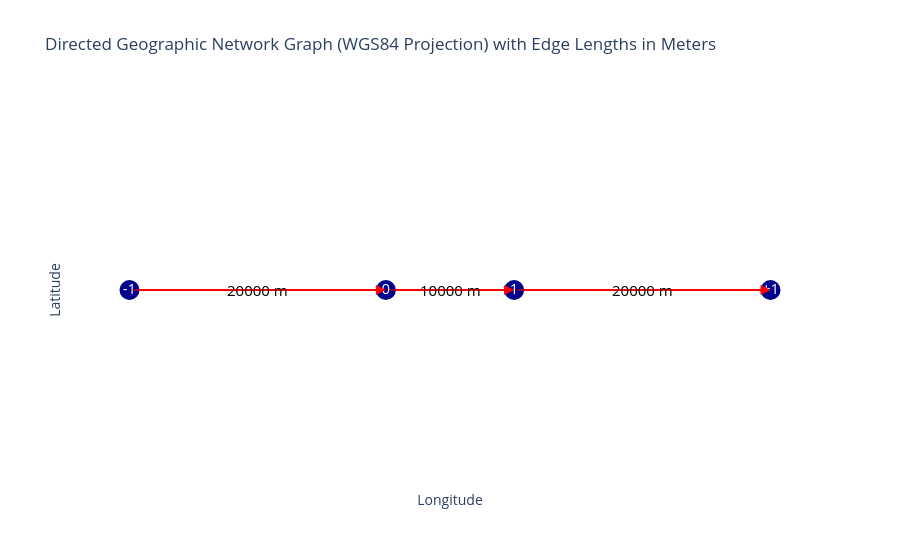

The code cell stored with this chart in its notebook:
### Markdown cell above
#### 1. Create graph

### Code cell
# create a graph
graph = Graph()

graph.add_node(name = '-1', geometry = Point(-25000,0), epsg = 4087)
graph.add_node(name = '0', geometry = Point(-5000,0), epsg = 4087)
graph.add_node(name = '1', geometry = Point(5000,0), epsg = 4087)
graph.add_node(name = '+1', geometry = Point(25000,0), epsg = 4087)

graph.add_edge(('-1','0'))
graph.add_edge(('0','1'))
graph.add_edge(('1','+1'))

graph.plot()

### Figure 1 — Plotly figure (JSON) as saved in the notebook; plotly's stock layout.template omitted (floating-point values rounded to 4 significant figures)
{"data": [{"hoverinfo": "none", "line": {"color": "red", "width": 2}, "mode": "lines", "type": "scatter", "x": [-0.2246, -0.04492], "y": [0, 0]}, {"hoverinfo": "none", "line": {"color": "red", "width": 2}, "mode": "lines", "type": "scatter", "x": [-0.04492, 0.04492], "y": [0, 0]}, {"hoverinfo": "none", "line": {"color": "red", "width": 2}, "mode": "lines", "type": "scatter", "x": [0.04492, 0.2246], "y": [0, 0]}, {"hoverinfo": "text", "marker": {"color": "darkblue", "size": 20}, "mode": "markers+text", "text": ["-1", "0", "1", "+1"], "textfont": {"color": "white", "size": 15}, "textposition": "middle center", "type": "scatter", "x": [-0.2246, -0.04492, 0.04492, 0.2246], "y": [0, 0, 0, 0]}], "layout": {"annotations": [{"arrowcolor": "red", "arrowhead": 2, "arrowsize": 2, "arrowwidth": 1, "ax": -0.2246, "axref": "x", "ay": 0, "ayref": "y", "showarrow": true, "x": -0.04492, "xref": "x", "y": 0, "yref": "y"}, {"arrowcolor": "red", "arrowhead": 2, "arrowsize": 2, "arrowwidth": 1, "ax": -0.04492, "axref": "x", "ay": 0, "ayref": "y", "showarrow": true, "x": 0.04492, "xref": "x", "y": 0, "yref": "y"}, {"arrowcolor": "red", "arrowhead": 2, "arrowsize": 2, "arrowwidth": 1, "ax": 0.04492, "axref": "x", "ay": 0, "ayref": "y", "showarrow": true, "x": 0.2246, "xref": "x", "y": 0, "yref": "y"}, {"font": {"color": "black", "size": 15}, "showarrow": false, "text": "20000 m", "x": -0.1347, "y": 0}, {"font": {"color": "black", "size": 15}, "showarrow": false, "text": "10000 m", "x": 0, "y": 0}, {"font": {"color": "black", "size": 15}, "showarrow": false, "text": "20000 m", "x": 0.1347, "y": 0}], "plot_bgcolor": "white", "showlegend": false, "title": {"text": "Directed Geographic Network Graph (WGS84 Projection) with Edge Lengths in Meters"}, "xaxis": {"showgrid": false, "showticklabels": false, "title": {"text": "Longitude"}, "zeroline": false}, "yaxis": {"showgrid": false, "showticklabels": false, "title": {"text": "Latitude"}, "zeroline": false}}}
